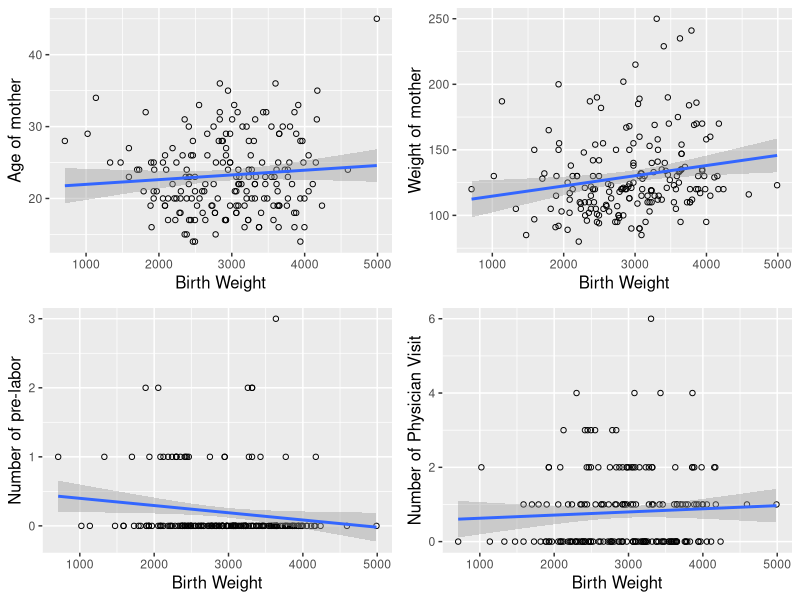
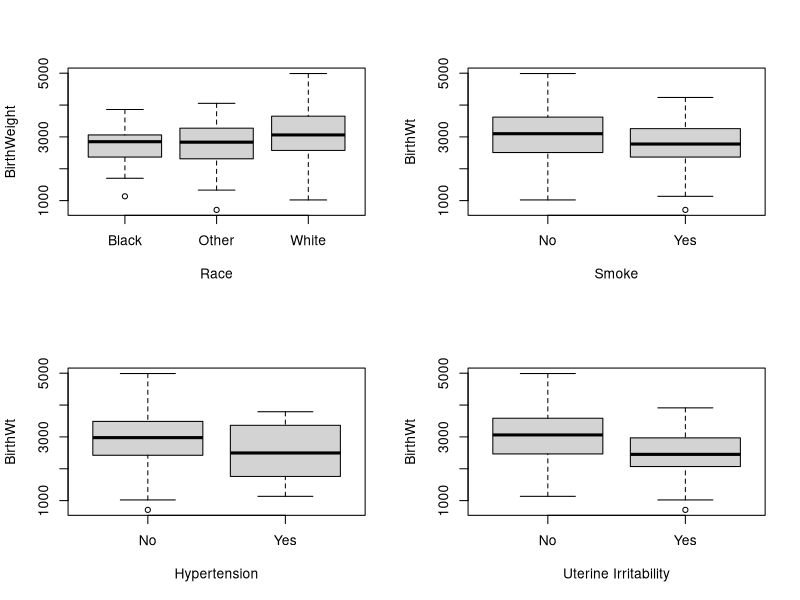
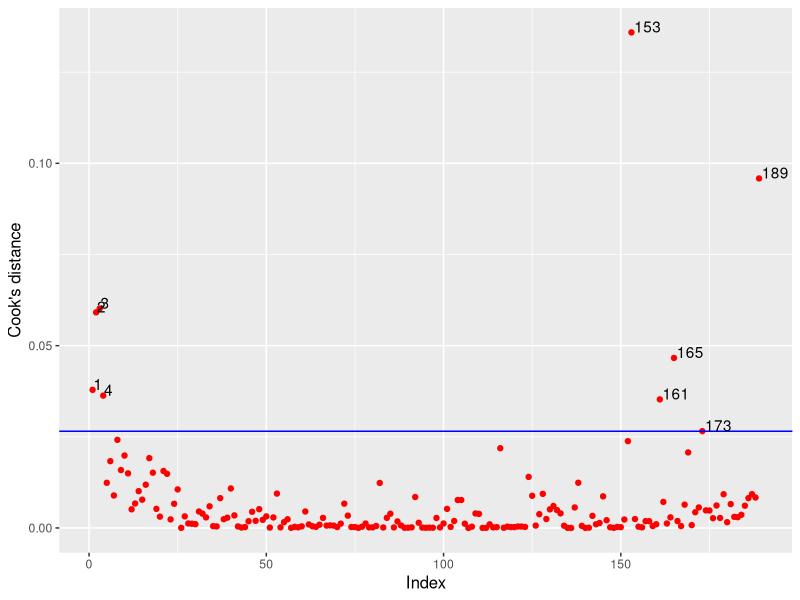
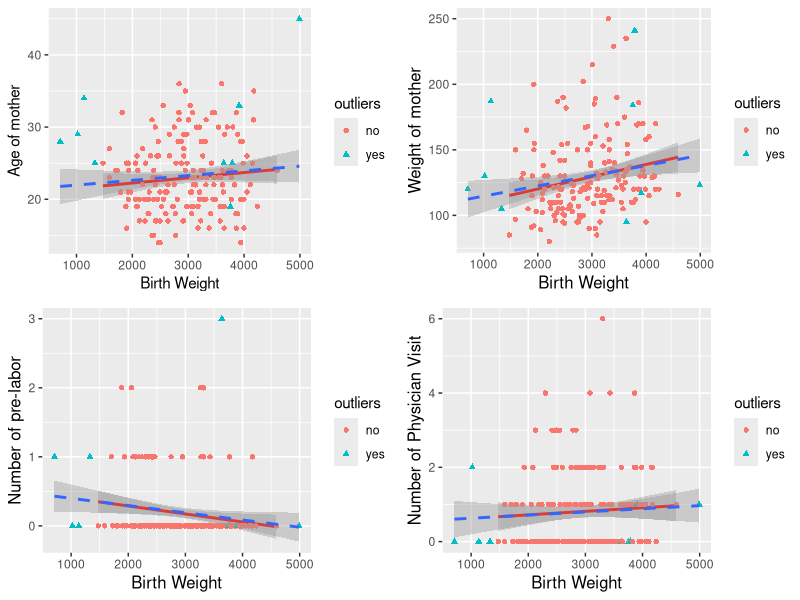

The R source for these figures, in order:
## ---- chunk 1
library(ggplot2)
library(gridExtra)
data_table = read.table('Birthweight.csv', header = T, sep = ',')
head(data_table)
## ---- chunk 2
p1 = ggplot(data = data_table, aes(x=BirthWt, y = Age))+geom_point(shape=1)+geom_smooth(method = 'lm')+xlab('Birth Weight')+ylab('Age of mother')+theme(axis.title = element_text(size=12))
p2 = ggplot(data = data_table, aes(x=BirthWt, y = MotherWt))+geom_point(shape=1)+geom_smooth(method = 'lm')+xlab('Birth Weight')+ylab('Weight of mother')+theme(axis.title = element_text(size=12))
p3 = ggplot(data = data_table, aes(x=BirthWt, y = NumPreLabor))+geom_point(shape=1)+geom_smooth(method = 'lm')+xlab('Birth Weight')+ylab('Number of pre-labor')+theme(axis.title = element_text(size=12))
p4 = ggplot(data = data_table, aes(x=BirthWt, y = NumPhysicianVt))+geom_point(shape=1)+geom_smooth(method = 'lm')+xlab('Birth Weight')+ylab('Number of Physician Visit')+theme(axis.title = element_text(size=12))
grid.arrange(p1,p2,p3,p4)

round(cor(data_table[c(1,2,3,6,9)]),2)

Cor_co1 = round(cor(data_table$BirthWt, data_table$Age),2)
Cor_co2 = round(cor(data_table$BirthWt, data_table$MotherWt),2)
Cor_co3 = round(cor(data_table$BirthWt, data_table$NumPreLabor),2)
Cor_co4 = round(cor(data_table$BirthWt, data_table$NumPhysicianVt),2)
## ---- chunk 3
par(mfrow=c(2,2))
boxplot(data_table$BirthWt~as.factor(data_table$Race),xlab="Race", ylab='BirthWeight')
boxplot(data_table$BirthWt~as.factor(data_table$Smoke), xlab="Smoke", ylab="BirthWt")
boxplot(data_table$BirthWt~as.factor(data_table$Hypertension), xlab="Hypertension", ylab="BirthWt")
boxplot(data_table$BirthWt~as.factor(data_table$UterineIrr), xlab="Uterine Irritability", ylab="BirthWt")

## ---- chunk 4
summary(aov(lm(data_table$BirthWt~data_table$Race)))
summary(aov(lm(data_table$BirthWt~data_table$Smoke)))
summary(aov(lm(data_table$BirthWt~data_table$Hypertension)))
summary(aov(lm(data_table$BirthWt~data_table$UterineIrr)))
## ---- chunk 5
model = lm(data_table$BirthWt~., data=data_table)
summary(model)
coef = round(model$coefficients,2)
## ---- chunk 6
confint(object = model,level = 0.95)
## ---- chunk 7
cook = cooks.distance(model)
cook = as.data.frame(cbind(index=1:189, cooksd = cook))
p = ggplot(data = cook,aes(x=index, y = cooksd)) + geom_point(col='red')+xlab('Index')+ylab('Cook\'s distance')+theme(axis.title = element_text(size=12))
p = p + geom_hline(yintercept = 4*mean(cook$cooksd), col='blue')
p = p + geom_text(aes(label = ifelse(cooksd>4*mean(cooksd), index,'')),hjust=-0.1, vjust=0.01)
p
## ---- chunk 8
outliers = data_table[c(1,2,3,4,153,161,165,173,189),]
outliers

new_data = cbind(data_table, cook)

new_data$outliers = ifelse(new_data$index%in%c(1,2,3,4,153,161,165,173,189),'yes','no')


p1 = ggplot(data = new_data, aes(x=BirthWt, y = Age))+geom_smooth(data = subset(new_data,outliers=='no'), aes(x=BirthWt,y=Age),method = 'lm',col='red')+xlab('Birth Weight')+ylab('Age of mother')+geom_point(aes(col = outliers,shape=outliers))+geom_smooth(method='lm',linetype=2)

p2 = ggplot(data = new_data, aes(x=BirthWt, y = MotherWt))+geom_smooth(data = subset(new_data,outliers=='no'), aes(x=BirthWt,y=MotherWt),method = 'lm',col='red')+xlab('Birth Weight')+ylab('Weight of mother')+theme(axis.title = element_text(size=12))+geom_point(aes(col = outliers,shape=outliers))+geom_smooth(method='lm',linetype=2)

p3 = ggplot(data = new_data, aes(x=BirthWt, y = NumPreLabor))+geom_smooth(data = subset(new_data,outliers=='no'), aes(x=BirthWt,y=NumPreLabor),method = 'lm',col='red')+xlab('Birth Weight')+ylab('Number of pre-labor')+theme(axis.title = element_text(size=12))+geom_point(aes(col = outliers,shape=outliers))+geom_smooth(method='lm',linetype=2)

p4 = ggplot(data = new_data, aes(x=BirthWt, y = NumPhysicianVt))+geom_smooth(data = subset(new_data,outliers=='no'), aes(x=BirthWt,y=NumPhysicianVt),method = 'lm',col='red')+xlab('Birth Weight')+ylab('Number of Physician Visit')+theme(axis.title = element_text(size=12))+geom_point(aes(col = outliers,shape=outliers))+geom_smooth(method='lm',linetype=2)

grid.arrange(p1,p2,p3,p4)
